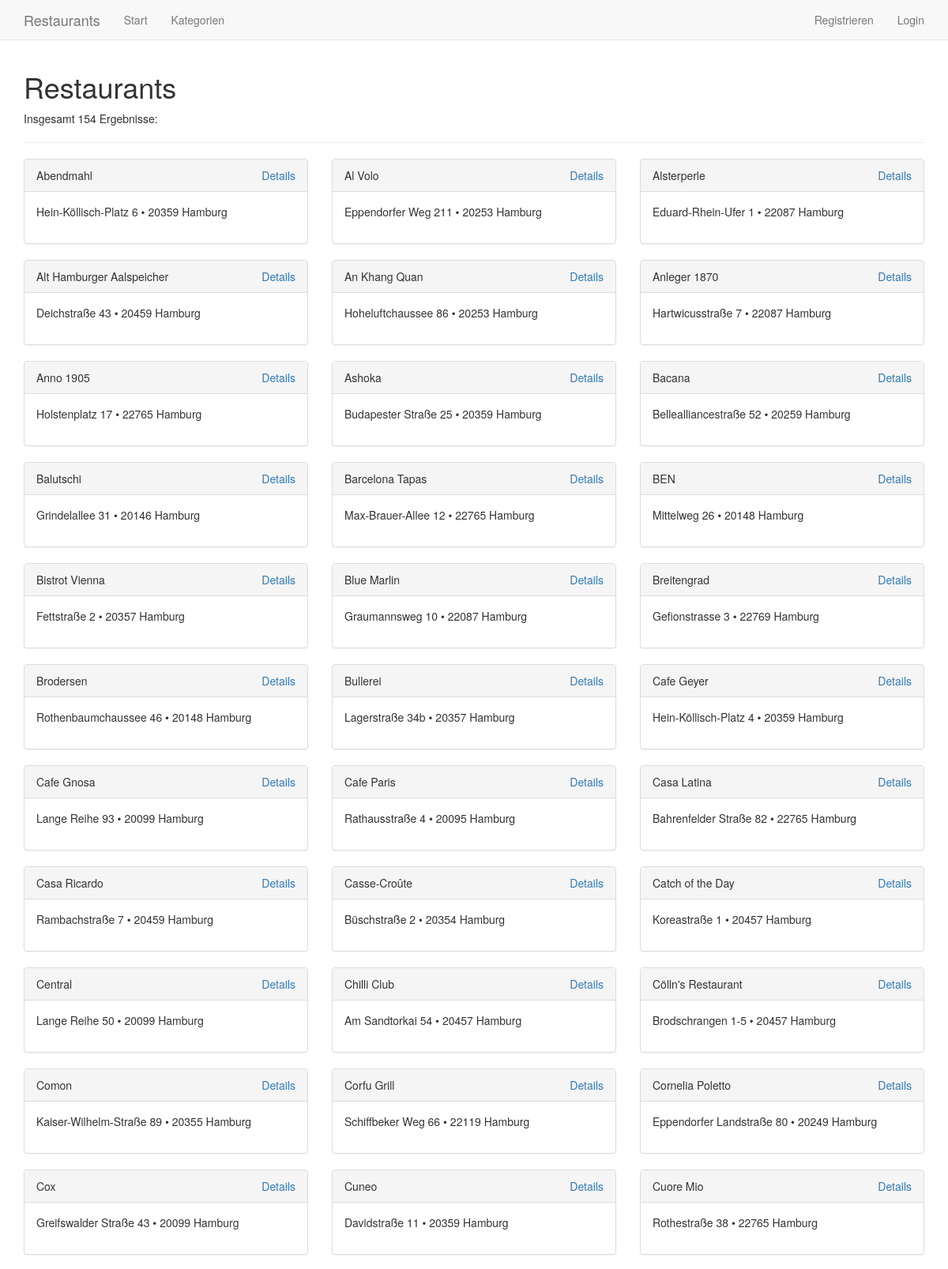
The app's page /restaurants (upper part) with its own data.
### tables this page shows
CREATE TABLE restaurant (
        id INTEGER PRIMARY KEY,
        name TEXT,
        description TEXT,
        url TEXT,
        street TEXT,
        city TEXT,
        zip INTEGER      
);

### application.py (the view)
@app.route('/restaurants', defaults={'zip': 0})
@app.route('/restaurants/<int:zip>')
def restaurants(zip=0):
	if zip == 0:
		restaurants = query_db('SELECT * FROM restaurant')
	else:
		restaurants = query_db('SELECT * FROM restaurant WHERE zip = ?', (zip,))
	return render_template('restaurants.html', restaurants=restaurants, result_count=len(restaurants))

### application.py (called while the page is built)
def get_db():
	db = getattr(g, '_database', None)
	if db is None:
		db = g._database = sqlite3.connect(DATABASE)
	db.row_factory = sqlite3.Row
	return db

@app.teardown_appcontext
def close_connection(exception):
	db = getattr(g, '_database', None)
	if db is not None:
		db.close()

def query_db(query, args=(), one=False):
	cur = get_db().execute(query, args)
	rv = cur.fetchall()
	cur.close()
	return (rv[0] if rv else None) if one else rv

### templates/restaurants.html
{% extends "layout.html" %}
{% block navigation %}{{ super( ) }}{% endblock %}
{% block content %}
	<h1>Restaurants</h1>
	<p>
		Insgesamt {{ result_count }} Ergebnisse:
	</p>
	<hr>
	<div class="row">
	{% for restaurant in restaurants %}
		<div class="col-xs-12 col-sm-6 col-md-4">
			<div class="panel panel-default">
				<div class="panel-heading">
					{{ restaurant['name'] }}
					<span class="pull-right"><a href="{{ url_for('.detail', restaurant_id=restaurant['id']) }}">Details</a></span>
				</div>
				<div class="panel-body" style="height: 65px;">
					{{ restaurant['street'] }} &bull; {{ restaurant['zip'] }} {{ restaurant['city'] }}
				</div>
			</div>
		</div>
	{% endfor %}
	</div>
{% endblock %}

### records on screen
restaurant: name "Abendmahl", street "Hein-Köllisch-Platz 6", zip "20359", city "Hamburg"
restaurant: name "Al Volo", street "Eppendorfer Weg 211", zip "20253", city "Hamburg"
restaurant: name "Alsterperle", street "Eduard-Rhein-Ufer 1", zip "22087", city "Hamburg"
restaurant: name "Alt Hamburger Aalspeicher", street "Deichstraße 43", zip "20459", city "Hamburg"
restaurant: name "An Khang Quan", street "Hoheluftchaussee 86", zip "20253", city "Hamburg"
restaurant: name "Anleger 1870", street "Hartwicusstraße 7", zip "22087", city "Hamburg"
restaurant: name "Anno 1905", street "Holstenplatz 17", zip "22765", city "Hamburg"
restaurant: name "Ashoka", street "Budapester Straße 25", zip "20359", city "Hamburg"
restaurant: name "Bacana", street "Bellealliancestraße 52", zip "20259", city "Hamburg"
restaurant: name "Balutschi", street "Grindelallee 31", zip "20146", city "Hamburg"
restaurant: name "Barcelona Tapas", street "Max-Brauer-Allee 12", zip "22765", city "Hamburg"
restaurant: name "BEN", street "Mittelweg 26", zip "20148", city "Hamburg"
restaurant: name "Bistrot Vienna", street "Fettstraße 2", zip "20357", city "Hamburg"
restaurant: name "Blue Marlin", street "Graumannsweg 10", zip "22087", city "Hamburg"
restaurant: name "Breitengrad", street "Gefionstrasse 3", zip "22769", city "Hamburg"
restaurant: name "Brodersen", street "Rothenbaumchaussee 46", zip "20148", city "Hamburg"
restaurant: name "Bullerei", street "Lagerstraße 34b", zip "20357", city "Hamburg"
restaurant: name "Cafe Geyer", street "Hein-Köllisch-Platz 4", zip "20359", city "Hamburg"
restaurant: name "Cafe Gnosa", street "Lange Reihe 93", zip "20099", city "Hamburg"
restaurant: name "Cafe Paris", street "Rathausstraße 4", zip "20095", city "Hamburg"
restaurant: name "Casa Latina", street "Bahrenfelder Straße 82", zip "22765", city "Hamburg"
restaurant: name "Casa Ricardo", street "Rambachstraße 7", zip "20459", city "Hamburg"
restaurant: name "Casse-Croûte", street "Büschstraße 2", zip "20354", city "Hamburg"
restaurant: name "Catch of the Day", street "Koreastraße 1", zip "20457", city "Hamburg"
restaurant: name "Central", street "Lange Reihe 50", zip "20099", city "Hamburg"
restaurant: name "Chilli Club", street "Am Sandtorkai 54", zip "20457", city "Hamburg"
restaurant: name "Cölln's Restaurant", street "Brodschrangen 1-5", zip "20457", city "Hamburg"
restaurant: name "Comon", street "Kaiser-Wilhelm-Straße 89", zip "20355", city "Hamburg"
restaurant: name "Corfu Grill", street "Schiffbeker Weg 66", zip "22119", city "Hamburg"
restaurant: name "Cornelia Poletto", street "Eppendorfer Landstraße 80", zip "20249", city "Hamburg"
restaurant: name "Cox", street "Greifswalder Straße 43", zip "20099", city "Hamburg"
restaurant: name "Cuneo", street "Davidstraße 11", zip "20359", city "Hamburg"
restaurant: name "Cuore Mio", street "Rothestraße 38", zip "22765", city "Hamburg"

### other values on screen
{{ result_count }} "154"
